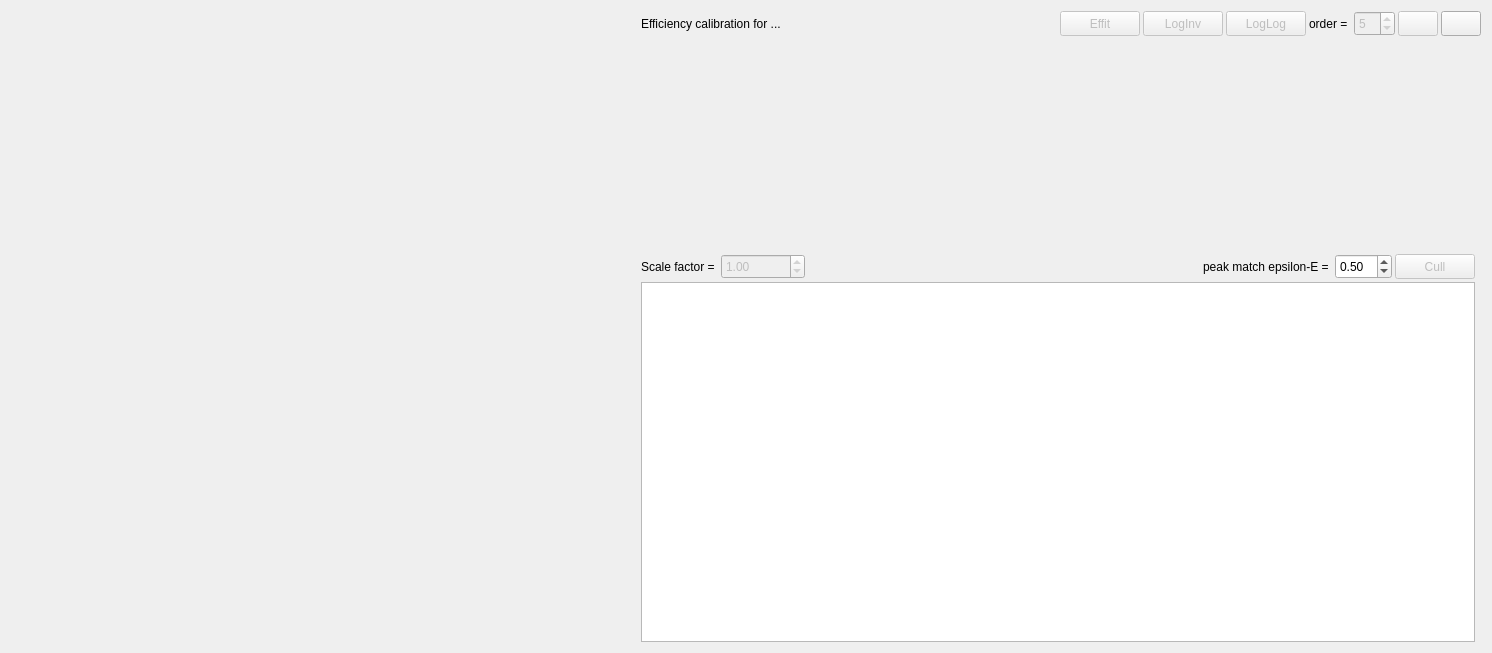
<?xml version="1.0" encoding="UTF-8"?>
<ui version="4.0">
 <class>FormEfficiencyCalibration</class>
 <widget class="QWidget" name="FormEfficiencyCalibration">
  <property name="geometry">
   <rect>
    <x>0</x>
    <y>0</y>
    <width>1492</width>
    <height>653</height>
   </rect>
  </property>
  <property name="windowTitle">
   <string>Efficiency calibration</string>
  </property>
  <property name="windowIcon">
   <iconset>
    <normaloff>:/new/icons/qpx.xpm</normaloff>:/new/icons/qpx.xpm</iconset>
  </property>
  <layout class="QGridLayout" name="gridLayout">
   <item row="0" column="0">
    <widget class="FormFitter" name="plotSpectrum" native="true">
     <property name="sizePolicy">
      <sizepolicy hsizetype="Expanding" vsizetype="MinimumExpanding">
       <horstretch>0</horstretch>
       <verstretch>0</verstretch>
      </sizepolicy>
     </property>
    </widget>
   </item>
   <item row="0" column="1">
    <layout class="QVBoxLayout" name="verticalLayout">
     <property name="leftMargin">
      <number>6</number>
     </property>
     <item>
      <layout class="QHBoxLayout" name="horizontalLayout_4">
       <property name="spacing">
        <number>3</number>
       </property>
       <property name="sizeConstraint">
        <enum>QLayout::SetMaximumSize</enum>
       </property>
       <item>
        <widget class="QLabel" name="labelCalibForDet">
         <property name="text">
          <string>Efficiency calibration for ...</string>
         </property>
        </widget>
       </item>
       <item>
        <widget class="QPushButton" name="pushFitEffit">
         <property name="enabled">
          <bool>false</bool>
         </property>
         <property name="sizePolicy">
          <sizepolicy hsizetype="Maximum" vsizetype="Fixed">
           <horstretch>0</horstretch>
           <verstretch>0</verstretch>
          </sizepolicy>
         </property>
         <property name="minimumSize">
          <size>
           <width>0</width>
           <height>25</height>
          </size>
         </property>
         <property name="maximumSize">
          <size>
           <width>16777215</width>
           <height>25</height>
          </size>
         </property>
         <property name="toolTip">
          <string>Perform fit</string>
         </property>
         <property name="text">
          <string>Effit</string>
         </property>
         <property name="icon">
          <iconset resource="../resources/qpxres.qrc">
           <normaloff>:/icons/oxy/16/preferences_web_browser_cache.png</normaloff>:/icons/oxy/16/preferences_web_browser_cache.png</iconset>
         </property>
         <property name="iconSize">
          <size>
           <width>16</width>
           <height>16</height>
          </size>
         </property>
        </widget>
       </item>
       <item>
        <widget class="QPushButton" name="pushFit_2">
         <property name="enabled">
          <bool>false</bool>
         </property>
         <property name="sizePolicy">
          <sizepolicy hsizetype="Maximum" vsizetype="Fixed">
           <horstretch>0</horstretch>
           <verstretch>0</verstretch>
          </sizepolicy>
         </property>
         <property name="minimumSize">
          <size>
           <width>0</width>
           <height>25</height>
          </size>
         </property>
         <property name="maximumSize">
          <size>
           <width>16777215</width>
           <height>25</height>
          </size>
         </property>
         <property name="toolTip">
          <string>Perform fit</string>
         </property>
         <property name="text">
          <string>LogInv</string>
         </property>
         <property name="icon">
          <iconset resource="../resources/qpxres.qrc">
           <normaloff>:/icons/oxy/16/preferences_web_browser_cache.png</normaloff>:/icons/oxy/16/preferences_web_browser_cache.png</iconset>
         </property>
         <property name="iconSize">
          <size>
           <width>16</width>
           <height>16</height>
          </size>
         </property>
        </widget>
       </item>
       <item>
        <widget class="QPushButton" name="pushFit">
         <property name="enabled">
          <bool>false</bool>
         </property>
         <property name="sizePolicy">
          <sizepolicy hsizetype="Maximum" vsizetype="Fixed">
           <horstretch>0</horstretch>
           <verstretch>0</verstretch>
          </sizepolicy>
         </property>
         <property name="minimumSize">
          <size>
           <width>0</width>
           <height>25</height>
          </size>
         </property>
         <property name="maximumSize">
          <size>
           <width>16777215</width>
           <height>25</height>
          </size>
         </property>
         <property name="toolTip">
          <string>Perform fit</string>
         </property>
         <property name="text">
          <string>LogLog</string>
         </property>
         <property name="icon">
          <iconset resource="../resources/qpxres.qrc">
           <normaloff>:/icons/oxy/16/preferences_web_browser_cache.png</normaloff>:/icons/oxy/16/preferences_web_browser_cache.png</iconset>
         </property>
         <property name="iconSize">
          <size>
           <width>16</width>
           <height>16</height>
          </size>
         </property>
        </widget>
       </item>
       <item>
        <widget class="QLabel" name="label">
         <property name="sizePolicy">
          <sizepolicy hsizetype="Maximum" vsizetype="Preferred">
           <horstretch>0</horstretch>
           <verstretch>0</verstretch>
          </sizepolicy>
         </property>
         <property name="minimumSize">
          <size>
           <width>0</width>
           <height>25</height>
          </size>
         </property>
         <property name="maximumSize">
          <size>
           <width>16777215</width>
           <height>25</height>
          </size>
         </property>
         <property name="text">
          <string>order = </string>
         </property>
        </widget>
       </item>
       <item>
        <widget class="QSpinBox" name="spinTerms">
         <property name="enabled">
          <bool>false</bool>
         </property>
         <property name="sizePolicy">
          <sizepolicy hsizetype="Maximum" vsizetype="Fixed">
           <horstretch>0</horstretch>
           <verstretch>0</verstretch>
          </sizepolicy>
         </property>
         <property name="minimumSize">
          <size>
           <width>0</width>
           <height>25</height>
          </size>
         </property>
         <property name="maximumSize">
          <size>
           <width>16777215</width>
           <height>25</height>
          </size>
         </property>
         <property name="minimum">
          <number>1</number>
         </property>
         <property name="maximum">
          <number>10</number>
         </property>
         <property name="value">
          <number>5</number>
         </property>
        </widget>
       </item>
       <item>
        <widget class="QPushButton" name="pushApplyCalib">
         <property name="enabled">
          <bool>false</bool>
         </property>
         <property name="sizePolicy">
          <sizepolicy hsizetype="Maximum" vsizetype="Fixed">
           <horstretch>0</horstretch>
           <verstretch>0</verstretch>
          </sizepolicy>
         </property>
         <property name="minimumSize">
          <size>
           <width>0</width>
           <height>25</height>
          </size>
         </property>
         <property name="maximumSize">
          <size>
           <width>16777215</width>
           <height>25</height>
          </size>
         </property>
         <property name="toolTip">
          <string>Save calibration</string>
         </property>
         <property name="text">
          <string/>
         </property>
         <property name="icon">
          <iconset resource="../resources/qpxres.qrc">
           <normaloff>:/icons/oxy/16/document_save.png</normaloff>:/icons/oxy/16/document_save.png</iconset>
         </property>
         <property name="iconSize">
          <size>
           <width>16</width>
           <height>16</height>
          </size>
         </property>
        </widget>
       </item>
       <item>
        <widget class="QPushButton" name="pushDetDB">
         <property name="sizePolicy">
          <sizepolicy hsizetype="Maximum" vsizetype="Fixed">
           <horstretch>0</horstretch>
           <verstretch>0</verstretch>
          </sizepolicy>
         </property>
         <property name="minimumSize">
          <size>
           <width>0</width>
           <height>25</height>
          </size>
         </property>
         <property name="maximumSize">
          <size>
           <width>16777215</width>
           <height>25</height>
          </size>
         </property>
         <property name="toolTip">
          <string>Open detector database</string>
         </property>
         <property name="text">
          <string/>
         </property>
         <property name="icon">
          <iconset resource="../resources/qpxres.qrc">
           <normaloff>:/icons/oxy/16/alacarte.png</normaloff>:/icons/oxy/16/alacarte.png</iconset>
         </property>
         <property name="iconSize">
          <size>
           <width>16</width>
           <height>16</height>
          </size>
         </property>
        </widget>
       </item>
      </layout>
     </item>
     <item>
      <widget class="SelectorWidget" name="spectrumSelector" native="true">
       <property name="sizePolicy">
        <sizepolicy hsizetype="Fixed" vsizetype="Preferred">
         <horstretch>0</horstretch>
         <verstretch>0</verstretch>
        </sizepolicy>
       </property>
       <property name="minimumSize">
        <size>
         <width>840</width>
         <height>0</height>
        </size>
       </property>
       <property name="maximumSize">
        <size>
         <width>840</width>
         <height>16777215</height>
        </size>
       </property>
      </widget>
     </item>
     <item>
      <widget class="WidgetPlotCalib" name="PlotCalib" native="true">
       <property name="sizePolicy">
        <sizepolicy hsizetype="Preferred" vsizetype="Preferred">
         <horstretch>0</horstretch>
         <verstretch>0</verstretch>
        </sizepolicy>
       </property>
       <property name="minimumSize">
        <size>
         <width>0</width>
         <height>200</height>
        </size>
       </property>
      </widget>
     </item>
     <item>
      <layout class="QVBoxLayout" name="verticalLayout_2">
       <property name="sizeConstraint">
        <enum>QLayout::SetMaximumSize</enum>
       </property>
       <item>
        <layout class="QHBoxLayout" name="horizontalLayout_6">
         <property name="spacing">
          <number>6</number>
         </property>
         <property name="sizeConstraint">
          <enum>QLayout::SetMaximumSize</enum>
         </property>
         <item>
          <layout class="QVBoxLayout" name="verticalLayout_4">
           <property name="spacing">
            <number>3</number>
           </property>
           <item>
            <layout class="QHBoxLayout" name="horizontalLayout_2">
             <property name="spacing">
              <number>3</number>
             </property>
             <item>
              <widget class="QLabel" name="label_4">
               <property name="sizePolicy">
                <sizepolicy hsizetype="Maximum" vsizetype="Preferred">
                 <horstretch>0</horstretch>
                 <verstretch>0</verstretch>
                </sizepolicy>
               </property>
               <property name="maximumSize">
                <size>
                 <width>16777215</width>
                 <height>25</height>
                </size>
               </property>
               <property name="text">
                <string>Scale factor = </string>
               </property>
              </widget>
             </item>
             <item>
              <widget class="QDoubleSpinBox" name="doubleScaleFactor">
               <property name="enabled">
                <bool>false</bool>
               </property>
               <property name="sizePolicy">
                <sizepolicy hsizetype="Maximum" vsizetype="Fixed">
                 <horstretch>0</horstretch>
                 <verstretch>0</verstretch>
                </sizepolicy>
               </property>
               <property name="maximumSize">
                <size>
                 <width>16777215</width>
                 <height>25</height>
                </size>
               </property>
               <property name="maximum">
                <double>1000000.000000000000000</double>
               </property>
               <property name="singleStep">
                <double>0.010000000000000</double>
               </property>
               <property name="value">
                <double>1.000000000000000</double>
               </property>
              </widget>
             </item>
             <item>
              <widget class="QLabel" name="label_3">
               <property name="minimumSize">
                <size>
                 <width>0</width>
                 <height>25</height>
                </size>
               </property>
               <property name="maximumSize">
                <size>
                 <width>16777215</width>
                 <height>25</height>
                </size>
               </property>
               <property name="text">
                <string>peak match epsilon-E = </string>
               </property>
               <property name="alignment">
                <set>Qt::AlignRight|Qt::AlignTrailing|Qt::AlignVCenter</set>
               </property>
              </widget>
             </item>
             <item>
              <widget class="QDoubleSpinBox" name="doubleEpsilonE">
               <property name="sizePolicy">
                <sizepolicy hsizetype="Maximum" vsizetype="Fixed">
                 <horstretch>0</horstretch>
                 <verstretch>0</verstretch>
                </sizepolicy>
               </property>
               <property name="minimumSize">
                <size>
                 <width>0</width>
                 <height>25</height>
                </size>
               </property>
               <property name="maximumSize">
                <size>
                 <width>16777215</width>
                 <height>25</height>
                </size>
               </property>
               <property name="decimals">
                <number>2</number>
               </property>
               <property name="singleStep">
                <double>0.050000000000000</double>
               </property>
               <property name="value">
                <double>0.500000000000000</double>
               </property>
              </widget>
             </item>
             <item>
              <widget class="QPushButton" name="pushCullPeaks">
               <property name="enabled">
                <bool>false</bool>
               </property>
               <property name="sizePolicy">
                <sizepolicy hsizetype="Maximum" vsizetype="Maximum">
                 <horstretch>0</horstretch>
                 <verstretch>0</verstretch>
                </sizepolicy>
               </property>
               <property name="minimumSize">
                <size>
                 <width>0</width>
                 <height>25</height>
                </size>
               </property>
               <property name="maximumSize">
                <size>
                 <width>16777215</width>
                 <height>25</height>
                </size>
               </property>
               <property name="toolTip">
                <string>Remove peaks not in isotope</string>
               </property>
               <property name="text">
                <string>Cull</string>
               </property>
               <property name="icon">
                <iconset>
                 <normaloff>:/new/icons/oxy/editclear.png</normaloff>:/new/icons/oxy/editclear.png</iconset>
               </property>
               <property name="iconSize">
                <size>
                 <width>18</width>
                 <height>18</height>
                </size>
               </property>
              </widget>
             </item>
            </layout>
           </item>
           <item>
            <widget class="QTableWidget" name="tablePeaks">
             <property name="sizePolicy">
              <sizepolicy hsizetype="Preferred" vsizetype="MinimumExpanding">
               <horstretch>0</horstretch>
               <verstretch>0</verstretch>
              </sizepolicy>
             </property>
             <property name="minimumSize">
              <size>
               <width>180</width>
               <height>150</height>
              </size>
             </property>
             <property name="maximumSize">
              <size>
               <width>16777215</width>
               <height>16777215</height>
              </size>
             </property>
            </widget>
           </item>
          </layout>
         </item>
         <item>
          <widget class="WidgetIsotopes" name="isotopes" native="true">
           <property name="sizePolicy">
            <sizepolicy hsizetype="Maximum" vsizetype="Expanding">
             <horstretch>0</horstretch>
             <verstretch>0</verstretch>
            </sizepolicy>
           </property>
           <property name="minimumSize">
            <size>
             <width>0</width>
             <height>70</height>
            </size>
           </property>
          </widget>
         </item>
        </layout>
       </item>
      </layout>
     </item>
    </layout>
   </item>
  </layout>
 </widget>
 <customwidgets>
  <customwidget>
   <class>FormFitter</class>
   <extends>QWidget</extends>
   <header>gui/fitter/FormFitter.h</header>
   <container>1</container>
  </customwidget>
  <customwidget>
   <class>WidgetPlotCalib</class>
   <extends>QWidget</extends>
   <header>gui/analysis/widget_plot_calib.h</header>
   <container>1</container>
  </customwidget>
  <customwidget>
   <class>SelectorWidget</class>
   <extends>QWidget</extends>
   <header>gui/widgets/SelectorWidget.h</header>
   <container>1</container>
  </customwidget>
  <customwidget>
   <class>WidgetIsotopes</class>
   <extends>QWidget</extends>
   <header>gui/analysis/widget_isotopes.h</header>
   <container>1</container>
  </customwidget>
 </customwidgets>
 <resources>
  <include location="../resources/qpxres.qrc"/>
 </resources>
 <connections/>
</ui>
